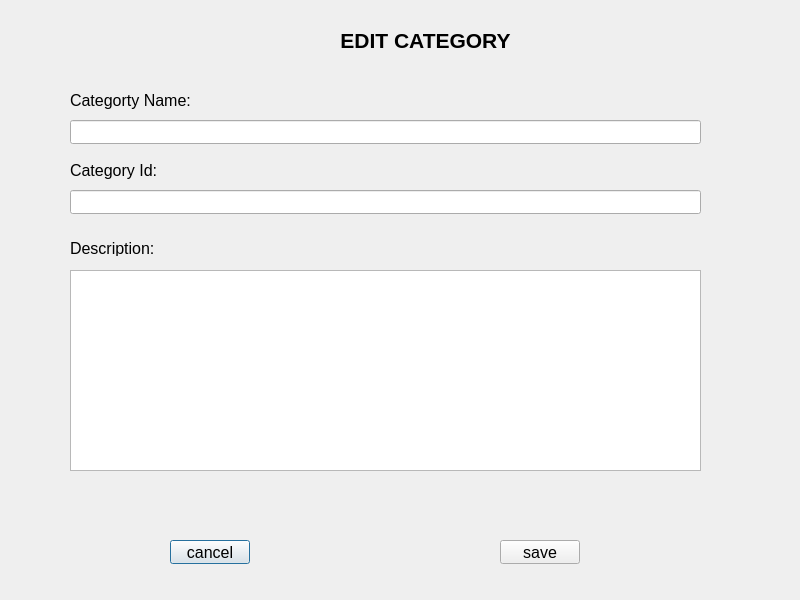
<?xml version="1.0" encoding="UTF-8"?>
<ui version="4.0">
 <class>editnewcategory</class>
 <widget class="QDialog" name="editnewcategory">
  <property name="geometry">
   <rect>
    <x>0</x>
    <y>0</y>
    <width>800</width>
    <height>600</height>
   </rect>
  </property>
  <property name="windowTitle">
   <string>Dialog</string>
  </property>
  <widget class="QLineEdit" name="lineEditone">
   <property name="geometry">
    <rect>
     <x>70</x>
     <y>120</y>
     <width>631</width>
     <height>24</height>
    </rect>
   </property>
  </widget>
  <widget class="QLabel" name="description">
   <property name="geometry">
    <rect>
     <x>70</x>
     <y>240</y>
     <width>101</width>
     <height>16</height>
    </rect>
   </property>
   <property name="font">
    <font>
     <family>Arial</family>
     <pointsize>12</pointsize>
    </font>
   </property>
   <property name="text">
    <string>Description:</string>
   </property>
  </widget>
  <widget class="QTextEdit" name="texteditone">
   <property name="geometry">
    <rect>
     <x>70</x>
     <y>270</y>
     <width>631</width>
     <height>201</height>
    </rect>
   </property>
  </widget>
  <widget class="QLabel" name="id">
   <property name="geometry">
    <rect>
     <x>70</x>
     <y>160</y>
     <width>141</width>
     <height>21</height>
    </rect>
   </property>
   <property name="font">
    <font>
     <family>Arial</family>
     <pointsize>12</pointsize>
    </font>
   </property>
   <property name="text">
    <string>Category Id:</string>
   </property>
  </widget>
  <widget class="QLineEdit" name="lineedittwo">
   <property name="geometry">
    <rect>
     <x>70</x>
     <y>190</y>
     <width>631</width>
     <height>24</height>
    </rect>
   </property>
  </widget>
  <widget class="QLabel" name="name">
   <property name="geometry">
    <rect>
     <x>70</x>
     <y>90</y>
     <width>341</width>
     <height>21</height>
    </rect>
   </property>
   <property name="font">
    <font>
     <family>Arial</family>
     <pointsize>12</pointsize>
    </font>
   </property>
   <property name="text">
    <string>Categorty Name:</string>
   </property>
  </widget>
  <widget class="QLabel" name="editcategory">
   <property name="geometry">
    <rect>
     <x>300</x>
     <y>30</y>
     <width>251</width>
     <height>20</height>
    </rect>
   </property>
   <property name="font">
    <font>
     <family>Arial</family>
     <pointsize>16</pointsize>
     <bold>true</bold>
    </font>
   </property>
   <property name="text">
    <string>EDIT CATEGORY</string>
   </property>
   <property name="alignment">
    <set>Qt::AlignmentFlag::AlignCenter</set>
   </property>
  </widget>
  <widget class="QPushButton" name="CANCEL">
   <property name="geometry">
    <rect>
     <x>170</x>
     <y>540</y>
     <width>80</width>
     <height>24</height>
    </rect>
   </property>
   <property name="font">
    <font>
     <family>Arial</family>
     <pointsize>12</pointsize>
    </font>
   </property>
   <property name="text">
    <string>cancel</string>
   </property>
  </widget>
  <widget class="QPushButton" name="SAVE">
   <property name="geometry">
    <rect>
     <x>500</x>
     <y>540</y>
     <width>80</width>
     <height>24</height>
    </rect>
   </property>
   <property name="font">
    <font>
     <family>Arial</family>
     <pointsize>12</pointsize>
    </font>
   </property>
   <property name="text">
    <string>save</string>
   </property>
  </widget>
 </widget>
 <resources/>
 <connections/>
</ui>
